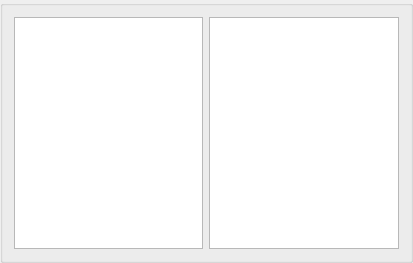
<?xml version="1.0" encoding="UTF-8"?>
<ui version="4.0">
 <class>sceneActions</class>
 <widget class="QGroupBox" name="sceneActions">
  <property name="geometry">
   <rect>
    <x>0</x>
    <y>0</y>
    <width>413</width>
    <height>263</height>
   </rect>
  </property>
  <property name="sizePolicy">
   <sizepolicy hsizetype="Expanding" vsizetype="Expanding">
    <horstretch>0</horstretch>
    <verstretch>0</verstretch>
   </sizepolicy>
  </property>
  <property name="windowTitle">
   <string>GroupBox</string>
  </property>
  <layout class="QGridLayout" name="gridLayout">
   <item row="0" column="0">
    <widget class="QTableWidget" name="TW_variables">
     <property name="sizePolicy">
      <sizepolicy hsizetype="Preferred" vsizetype="Expanding">
       <horstretch>0</horstretch>
       <verstretch>0</verstretch>
      </sizepolicy>
     </property>
     <property name="minimumSize">
      <size>
       <width>0</width>
       <height>0</height>
      </size>
     </property>
     <property name="maximumSize">
      <size>
       <width>16777215</width>
       <height>16777215</height>
      </size>
     </property>
     <property name="editTriggers">
      <set>QAbstractItemView::NoEditTriggers</set>
     </property>
    </widget>
   </item>
   <item row="0" column="1">
    <widget class="QGraphicsView" name="GV_actions">
     <property name="sizePolicy">
      <sizepolicy hsizetype="Preferred" vsizetype="Expanding">
       <horstretch>0</horstretch>
       <verstretch>0</verstretch>
      </sizepolicy>
     </property>
     <property name="minimumSize">
      <size>
       <width>0</width>
       <height>0</height>
      </size>
     </property>
    </widget>
   </item>
  </layout>
 </widget>
 <resources/>
 <connections/>
</ui>
